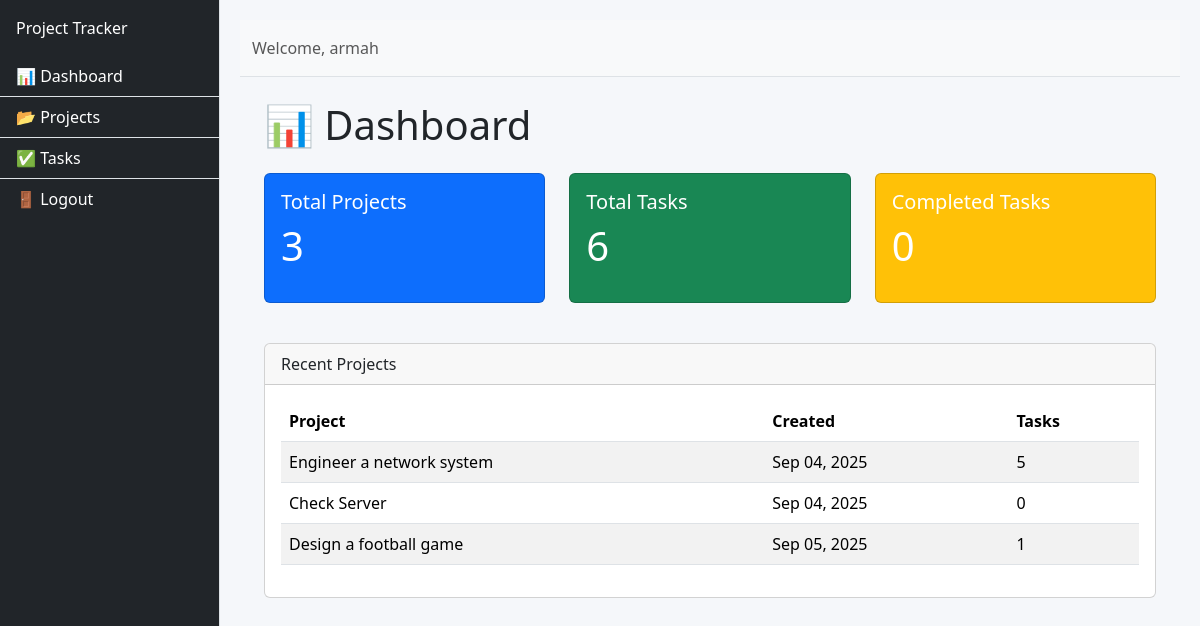
The page /dashboard/ (signed in) on the database its author committed.
### projects/models.py (models this page shows, shortened)
class Project(models.Model):
    owner = models.ForeignKey(
        settings.AUTH_USER_MODEL,
        on_delete=models.CASCADE,
        related_name="projects"
    )
    name = models.CharField(max_length=200, unique=True)
    description = models.TextField(blank=True, null=True)
    created_at = models.DateTimeField(auto_now_add=True)
    updated_at = models.DateTimeField(auto_now=True)

### project_tracking_system/views.py (the view)
# urls.py: path("dashboard/", views.dashboard_page, name="dashboard"),
def dashboard_page(request):
    projects = Project.objects.all()
    tasks = Task.objects.all()
    tasks_completed = Task.objects.filter(status="completed").count()
    return render(request, "dashboard.html", {
        "projects": projects,
        "tasks": tasks,
        "tasks_completed": tasks_completed,
    })

### templates/dashboard.html (shortened to what this page needs)
{% extends "base.html" %}
{% block content %}
<h1 class="mb-4">📊 Dashboard</h1>
<div class="row">
    <div class="col-md-4">
        <div class="card text-white bg-primary mb-3">
            <div class="card-body">
                <h5 class="card-title">Total Projects</h5>
                <p class="display-6">{{ projects.count }}</p>
            </div>
        </div>
    </div>
    <div class="col-md-4">
        <div class="card text-white bg-success mb-3">
            <div class="card-body">
                <h5 class="card-title">Total Tasks</h5>
                <p class="display-6">{{ tasks.count }}</p>
            </div>
        </div>
    </div>
    <div class="col-md-4">
        <div class="card text-white bg-warning mb-3">
            <div class="card-body">
                <h5 class="card-title">Completed Tasks</h5>
                <p class="display-6">{{ tasks_completed }}</p>
            </div>
        </div>
    </div>
</div>
<div class="card mt-4">
    <div class="card-header">Recent Projects</div>
    <div class="card-body">
        <table class="table table-striped">
            <thead>
                <tr>
                    <th>Project</th>
                    <th>Created</th>
                    <th>Tasks</th>
                </tr>
            </thead>
            <tbody>
                {% for project in projects %}
                <tr>
                    <td>{{ project.name }}</td>
                    <td>{{ project.created_at|date:"M d, Y" }}</td>
                    <td>{{ project.tasks.count }}</td>
                </tr>
                {% empty %}
                <tr><td colspan="3">No projects yet.</td></tr>
                {% endfor %}
            </tbody>
        </table>
    </div>
</div>
{% endblock %}

### templates/base.html (shortened to what this page needs)
{% load static %}
<!DOCTYPE html>
<html lang="en">
<head>
    <link href="https://cdn.jsdelivr.net/npm/bootstrap@5.3.2/dist/css/bootstrap.min.css" rel="stylesheet">
    <link href="{% static 'css/style.css' %}" rel="stylesheet">
</head>
<body>
<div class="d-flex" id="wrapper">
    <div class="bg-dark border-end text-white" id="sidebar-wrapper">
        <div class="sidebar-heading p-3">Project Tracker</div>
        <div class="list-group list-group-flush">
            <a href="{% url 'dashboard' %}" class="list-group-item list-group-item-action bg-dark text-white">📊 Dashboard</a>
            <a href="{% url 'projects_list' %}" class="list-group-item list-group-item-action bg-dark text-white">📂 Projects</a>
            <a href="#" class="list-group-item list-group-item-action bg-dark text-white">✅ Tasks</a>
            {% if user.is_authenticated %}
                <a href="{% url 'logout' %}" class="list-group-item list-group-item-action bg-dark text-white">🚪 Logout</a>
            {% else %}
                <a href="{% url 'login' %}" class="list-group-item list-group-item-action bg-dark text-white">🔑 Login</a>
                <a href="{% url 'register' %}" class="list-group-item list-group-item-action bg-dark text-white">📝 Register</a>
            {% endif %}
        </div>
    </div>
    <div id="page-content-wrapper">
        <nav class="navbar navbar-expand-lg navbar-light bg-light border-bottom">
            <div class="container-fluid">
                <span class="navbar-text">Welcome, {{ user.username|default:"Guest" }}</span>
            </div>
        </nav>
        <div class="container-fluid p-4">
            {% block content %}{% endblock %}
        </div>
    </div>
</div>
</body>
</html>

### static/css/style.css (style rules this page uses)
body { font-family: 'Segoe UI', sans-serif; background: #f5f7fa; }
#wrapper { display: flex; width: 100%; }
#sidebar-wrapper { min-width: 220px; max-width: 220px; height: 100vh; }
#page-content-wrapper { flex: 1; padding: 20px; }

### rows shown on the page
Project: name "Engineer a network system", created_at "Sep 04, 2025", tasks.count "5"
Project: name "Check Server", created_at "Sep 04, 2025", tasks.count "0"
Project: name "Design a football game", created_at "Sep 05, 2025", tasks.count "1"

### other values the page prints
{{ user.username|default:"Guest" }} "armah"
{{ projects.count }} "3"
{{ tasks.count }} "6"
{{ tasks_completed }} "0"
